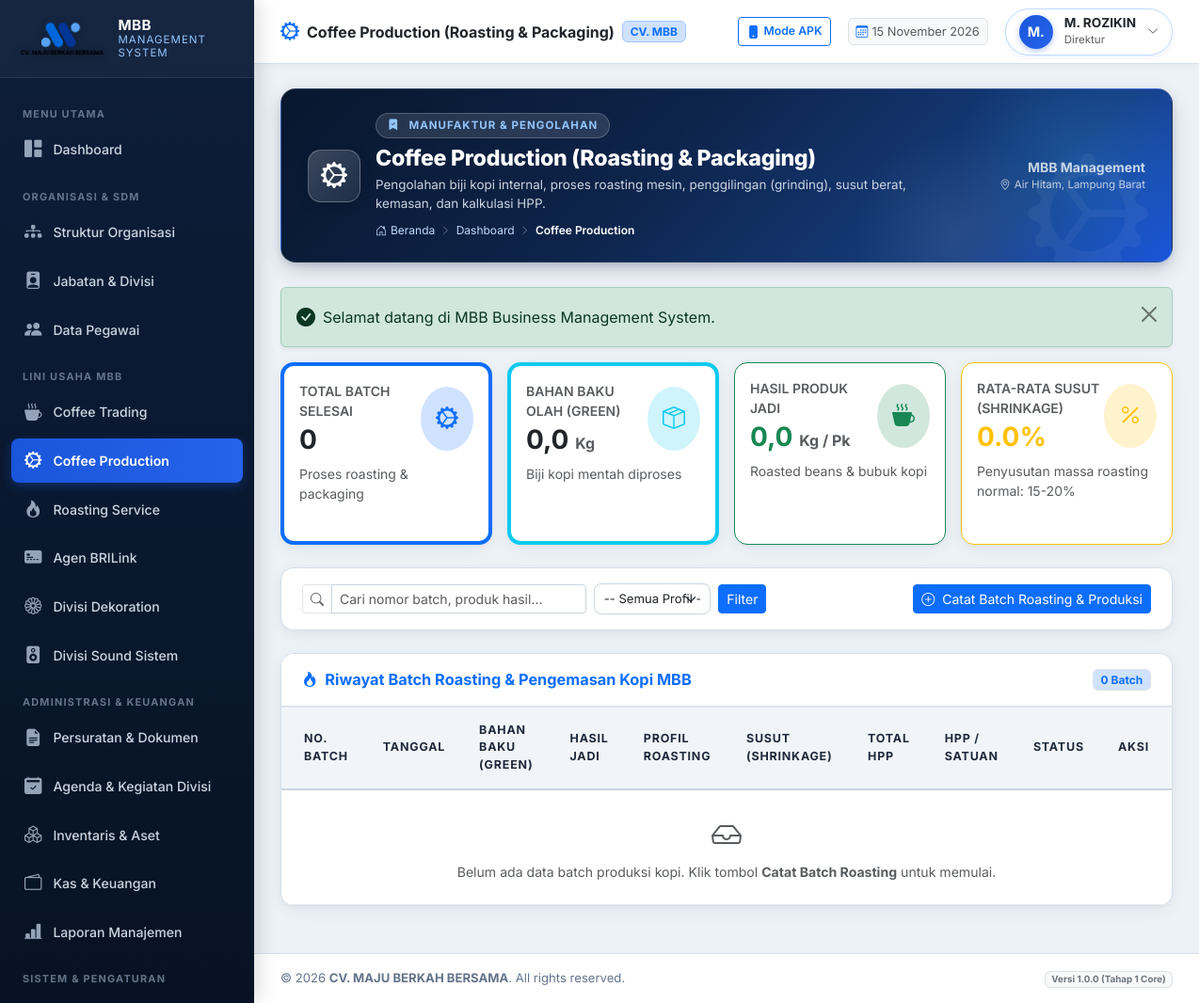
The app's page /modules/coffee-production/index.php (signed in) with its own data.
### tables this page shows
CREATE TABLE `users` (
  `id` int(11) NOT NULL AUTO_INCREMENT,
  `username` varchar(50) NOT NULL,
  `email` varchar(100) NOT NULL,
  `password_hash` varchar(255) NOT NULL,
  `role_id` int(11) NOT NULL,
  `employee_id` int(11) DEFAULT NULL,
  `is_active` tinyint(1) DEFAULT 1,
  `must_change_password` tinyint(1) DEFAULT 0,
  `last_login_at` datetime DEFAULT NULL,
  `last_login_ip` varchar(45) DEFAULT NULL,
  `created_at` datetime DEFAULT current_timestamp(),
  `updated_at` datetime DEFAULT current_timestamp() ON UPDATE current_timestamp(),
  PRIMARY KEY (`id`),
  UNIQUE KEY `username` (`username`),
  UNIQUE KEY `email` (`email`),
  UNIQUE KEY `employee_id` (`employee_id`),
  KEY `fk_user_role` (`role_id`),
  CONSTRAINT `fk_user_emp` FOREIGN KEY (`employee_id`) REFERENCES `employees` (`id`) ON DELETE SET NULL,
  CONSTRAINT `fk_user_role` FOREIGN KEY (`role_id`) REFERENCES `roles` (`id`)
);

CREATE TABLE `employees` (
  `id` int(11) NOT NULL AUTO_INCREMENT,
  `employee_code` varchar(30) NOT NULL,
  `full_name` varchar(150) NOT NULL,
  `gender` enum('L','P') DEFAULT 'L',
  `phone_number` varchar(30) DEFAULT NULL,
  `email` varchar(100) DEFAULT NULL,
  `address` text DEFAULT NULL,
  `division_id` int(11) DEFAULT NULL,
  `position_id` int(11) DEFAULT NULL,
  `join_date` date DEFAULT NULL,
  `employment_status` enum('TETAP','KONTRAK','MAGANG','HONORER') DEFAULT 'TETAP',
  `is_active` tinyint(1) DEFAULT 1,
  `avatar` varchar(255) DEFAULT NULL,
  `notes` text DEFAULT NULL,
  `created_at` datetime DEFAULT current_timestamp(),
  `updated_at` datetime DEFAULT current_timestamp() ON UPDATE current_timestamp(),
  PRIMARY KEY (`id`),
  UNIQUE KEY `employee_code` (`employee_code`),
  KEY `fk_emp_div` (`division_id`),
  KEY `fk_emp_pos` (`position_id`),
  CONSTRAINT `fk_emp_div` FOREIGN KEY (`division_id`) REFERENCES `divisions` (`id`) ON DELETE SET NULL,
  CONSTRAINT `fk_emp_pos` FOREIGN KEY (`position_id`) REFERENCES `positions` (`id`) ON DELETE SET NULL
);

CREATE TABLE `positions` (
  `id` int(11) NOT NULL AUTO_INCREMENT,
  `position_code` varchar(20) NOT NULL,
  `position_name` varchar(100) NOT NULL,
  `division_id` int(11) DEFAULT NULL,
  `parent_position_id` int(11) DEFAULT NULL,
  `level_rank` int(11) DEFAULT 1,
  `job_description` text DEFAULT NULL,
  `is_active` tinyint(1) DEFAULT 1,
  `created_at` datetime DEFAULT current_timestamp(),
  `updated_at` datetime DEFAULT current_timestamp() ON UPDATE current_timestamp(),
  PRIMARY KEY (`id`),
  UNIQUE KEY `position_code` (`position_code`),
  KEY `fk_pos_div` (`division_id`),
  KEY `fk_pos_parent` (`parent_position_id`),
  CONSTRAINT `fk_pos_div` FOREIGN KEY (`division_id`) REFERENCES `divisions` (`id`) ON DELETE SET NULL,
  CONSTRAINT `fk_pos_parent` FOREIGN KEY (`parent_position_id`) REFERENCES `positions` (`id`) ON DELETE SET NULL
);

### modules/coffee-production/index.php (the view, shortened to what the rows shown need)
<?php
require_once __DIR__ . '/../../core/Auth.php';
require_once __DIR__ . '/../../helpers/utils.php';
$pageTitle = 'Coffee Production (Roasting & Packaging)';
require_once __DIR__ . '/../../components/header.php';
require_once __DIR__ . '/../../components/topbar.php';
?>
<div class="card-mbb">
    <div class="card-mbb-body p-0">
        <div class="table-responsive">
            <table class="table-mbb align-middle">
                <thead>
                    <tr>
                        <th class="ps-4">No. Batch</th>
                        <th>Tanggal</th>
                        <th>Bahan Baku (Green)</th>
                        <th>Hasil Jadi</th>
                        <th>Profil Roasting</th>
                        <th>Susut (Shrinkage)</th>
                        <th>Total HPP</th>
                        <th>HPP / Satuan</th>
                        <th>Status</th>
                        <th class="text-end pe-4">Aksi</th>
                    </tr>
                </thead>
            </table>
        </div>
    </div>
</div>
<?php require_once __DIR__ . '/../../components/footer.php'; ?>

### components/topbar.php (shortened to what the rows shown need)
<?php
$user = Auth::user();
$displayName = $user['full_name'] ?? ($user['username'] ?? 'User');
$displayRole = $user['role_title'] ?? ($user['role_name'] ?? 'User');
$displayPos  = $user['position_name'] ?? $displayRole;
$initials    = strtoupper(substr($displayName, 0, 2));
$activeMeta = $moduleMetadata[$currentModule ?? 'dashboard'] ?? [
    'title'    => $pageTitle ?? 'MBB Management System',
    'category' => 'SISTEM INFORMASI TERPADU',
    'icon'     => 'bi-grid-fill',
    'desc'     => 'Sistem manajemen operasional terpadu CV. MAJU BERKAH BERSAMA'
];
$bannerTitle    = $pageTitle ?? $activeMeta['title'];
?>
<div class="main-content">
    <header class="topbar">
        <div class="topbar-right">
            <div class="dropdown">
                <div class="user-profile-badge" data-bs-toggle="dropdown" aria-expanded="false">
                    <div class="user-avatar"><?= e($initials) ?></div>
                    <div class="d-none d-sm-block text-start lh-1">
                        <div class="fw-bold text-dark" style="font-size: 0.85rem;"><?= e($displayName) ?></div>
                        <small class="text-muted" style="font-size: 0.72rem;"><?= e($displayPos) ?></small>
                    </div>
                    <i class="bi bi-chevron-down text-muted" style="font-size: 0.75rem;"></i>
                </div>
            </div>
        </div>
    </header>
    <div class="content-body">
        <div class="page-hero-banner">
            <div class="page-hero-content">
                <div class="banner-title-group">
                    <div>
                        <h2 class="banner-page-title"><?= e($bannerTitle) ?></h2>
                    </div>
                </div>
            </div>
        </div>

### records on screen
users: employee.full_name "M.", employee.full_name "M. ROZIKIN", positions.position_name "Direktur"

### other values on screen
get_company_setting('company_short_name', 'MBB') "MBB"
$bannerTitle "Coffee Production (Roasting & Packaging)"
$bannerCategory "MANUFAKTUR & PENGOLAHAN"
$bannerDesc "Pengolahan biji kopi internal, proses roasting mesin, penggilingan (grinding), susut berat, kemasan, dan kalkulasi HPP."
$label "Dashboard"
$label "Coffee Production"
$msg "Selamat datang di MBB Business Management System."
$kpi['total_batches'] "0"
$kpi['total_raw'] "0,0"
$kpi['total_output'] "0,0"
$avgShrinkage "0.0"
count($batches) "0"
get_company_setting('company_name', 'CV. MAJU BERKAH BERSAMA') "CV. MAJU BERKAH BERSAMA"
